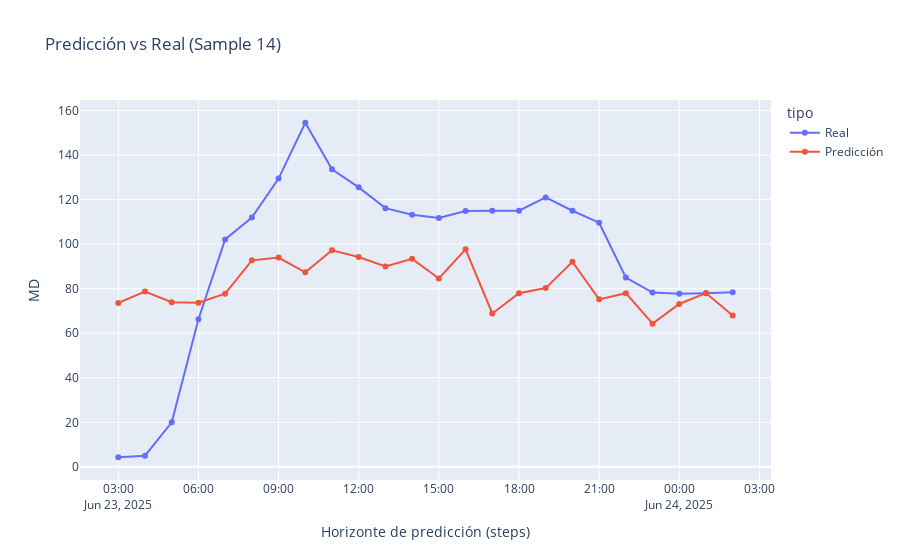

This figure's notebook cell:
### Code cell
import matplotlib.pyplot as plt

datetime_test  = data_df['Datetime_hour'].iloc[num_train_samples + num_val_samples:].copy()
datetime_test_reset = datetime_test.reset_index(drop=True)

# Crear un array con las fechas de cada secuencia (para el primer paso del horizonte)
time_test = np.array([
    datetime_test_reset[i + input_steps : i + input_steps + output_steps].values
    for i in range(len(datetime_test_reset) - input_steps - output_steps + 1)
])

sample = 14 # índice del sample que quieres ver

df = pd.DataFrame({
    "time": list(time_test[sample]) + list(time_test[sample]),
    "value": list(y_test_rescaled[sample]) + list(y_pred_rescaled[sample]),
    "tipo": ["Real"]*len(time_test[sample]) + ["Predicción"]*len(time_test[sample])
})

# Creamos el gráfico con Plotly Express
fig = px.line(df, x="time", y="value", color="tipo", markers=True,
              title="Predicción vs Real (Sample {})".format(sample),
              labels={"time": "Horizonte de predicción (steps)", "value": "MD"})

fig.show()

### Figure 1 — Plotly figure (JSON) as saved in the notebook; plotly's stock layout.template omitted (floating-point values rounded to 4 significant figures)
{"data": [{"hovertemplate": "tipo=Real<br>Horizonte de predicción (steps)=%{x}<br>MD=%{y}<extra></extra>", "legendgroup": "Real", "line": {"color": "#636efa", "dash": "solid"}, "marker": {"symbol": "circle"}, "mode": "lines+markers", "name": "Real", "orientation": "v", "showlegend": true, "type": "scatter", "x": ["2025-06-23T03:00:00", "2025-06-23T04:00:00", "2025-06-23T05:00:00", "2025-06-23T06:00:00", "2025-06-23T07:00:00", "2025-06-23T08:00:00", "2025-06-23T09:00:00", "2025-06-23T10:00:00", "2025-06-23T11:00:00", "2025-06-23T12:00:00", "2025-06-23T13:00:00", "2025-06-23T14:00:00", "2025-06-23T15:00:00", "2025-06-23T16:00:00", "2025-06-23T17:00:00", "2025-06-23T18:00:00", "2025-06-23T19:00:00", "2025-06-23T20:00:00", "2025-06-23T21:00:00", "2025-06-23T22:00:00", "2025-06-23T23:00:00", "2025-06-24T00:00:00", "2025-06-24T01:00:00", "2025-06-24T02:00:00"], "xaxis": "x", "y": [4.31, 5, 20, 66.27, 102.1, 112.0, 129.4, 154.5, 133.6, 125.5, 116.2, 113.2, 111.7, 114.9, 115, 115, 121, 115, 109.6, 85, 78.27, 77.75, 78.01, 78.4], "yaxis": "y"}, {"hovertemplate": "tipo=Predicción<br>Horizonte de predicción (steps)=%{x}<br>MD=%{y}<extra></extra>", "legendgroup": "Predicción", "line": {"color": "#EF553B", "dash": "solid"}, "marker": {"symbol": "circle"}, "mode": "lines+markers", "name": "Predicción", "orientation": "v", "showlegend": true, "type": "scatter", "x": ["2025-06-23T03:00:00", "2025-06-23T04:00:00", "2025-06-23T05:00:00", "2025-06-23T06:00:00", "2025-06-23T07:00:00", "2025-06-23T08:00:00", "2025-06-23T09:00:00", "2025-06-23T10:00:00", "2025-06-23T11:00:00", "2025-06-23T12:00:00", "2025-06-23T13:00:00", "2025-06-23T14:00:00", "2025-06-23T15:00:00", "2025-06-23T16:00:00", "2025-06-23T17:00:00", "2025-06-23T18:00:00", "2025-06-23T19:00:00", "2025-06-23T20:00:00", "2025-06-23T21:00:00", "2025-06-23T22:00:00", "2025-06-23T23:00:00", "2025-06-24T00:00:00", "2025-06-24T01:00:00", "2025-06-24T02:00:00"], "xaxis": "x", "y": [73.62, 78.74, 73.92, 73.74, 77.76, 92.73, 93.96, 87.34, 97.24, 94.24, 90.0, 93.41, 84.57, 97.69, 68.88, 77.94, 80.27, 92.11, 75.21, 77.97, 64.31, 73.13, 78.05, 67.99], "yaxis": "y"}], "layout": {"legend": {"title": {"text": "tipo"}, "tracegroupgap": 0}, "title": {"text": "Predicción vs Real (Sample 14)"}, "xaxis": {"anchor": "y", "domain": [0, 1], "title": {"text": "Horizonte de predicción (steps)"}}, "yaxis": {"anchor": "x", "domain": [0, 1], "title": {"text": "MD"}}}}
